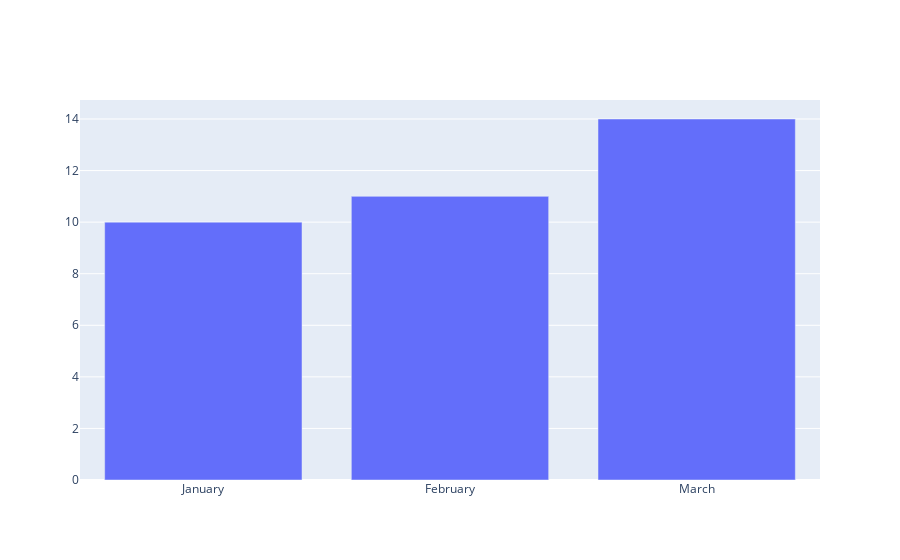

The code cell stored with this chart in its notebook:
### Markdown cell above
## Adding a title

### Code cell
layout = {"title":"Sales for first quarter"}

fig = go.Figure(data = data, layout = layout)

pio.show({"data": data})

### Figure 1 — Plotly figure (JSON) as saved in the notebook; plotly's stock layout.template omitted (floating-point values rounded to 4 significant figures)
{"data": [{"type": "bar", "x": ["January", "February", "March"], "y": [10, 11, 14]}], "layout": {"autosize": true, "xaxis": {"autorange": true, "range": [-0.5, 2.5], "type": "category"}, "yaxis": {"autorange": true, "range": [0, 14.74], "type": "linear"}}}
